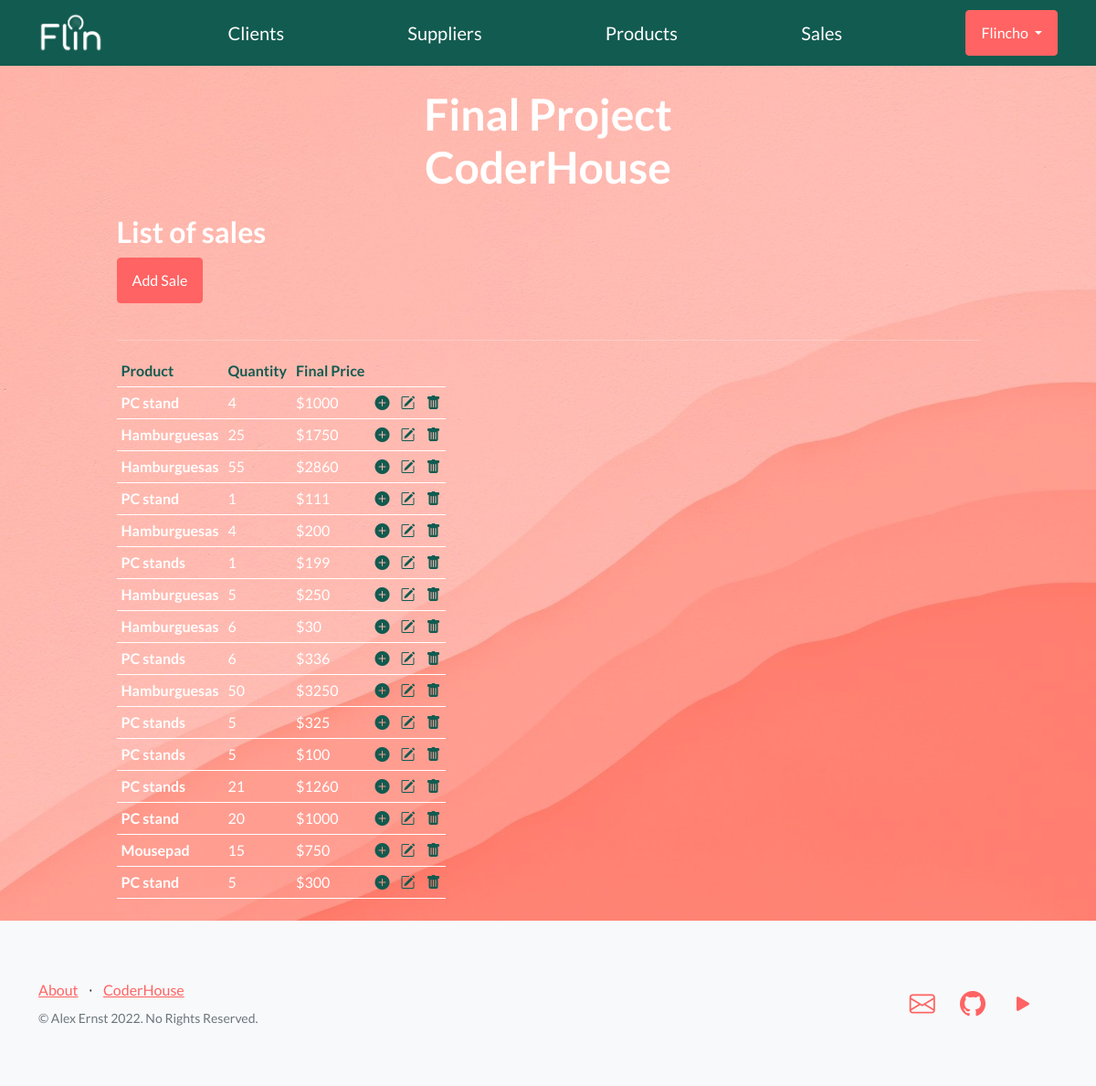
The app's page /sales/ (signed in) with its own data.
### sales/models.py (models this page shows)
class Sale(models.Model):
    client = models.CharField(max_length=40, default=' ')
    product = models.CharField(max_length=40, default=' ')
    unit_price = models.IntegerField(default=0)
    quantity = models.IntegerField(default=0)
    final_price = models.IntegerField(default=0)
    date = models.DateField(default="2000-01-01")
    seller = models.CharField(max_length=40, default=' ', null=True, blank=True)

### sales/views.py (the view)
# urls.py: path('', views.SaleListView.as_view(), name='sale-list'),
class SaleListView(ListView):
    model = Sale
    template_name = "sales/sale_list.html"

### sales/templates/sales/sale_list.html (shortened to what this page needs)
{% extends "main/index.html" %}
{% load static %}
{% block content %}
<h2>List of sales</h2>
{% if user.is_authenticated %}
<a class="btn btn-primary" href="{% url 'sales:sale-add' %}">Add Sale</a>
{% endif %}
<br><br>
<hr>
{% if sale_list %}
    <table>
            <tr style="border-bottom: 1px solid #fff">
            <th style="padding: 5px; color: #125B50">Product</th>
            <th style="padding: 5px; color: #125B50">Quantity</th>
            <th style="padding: 5px; color: #125B50" >Final Price</th>
            </tr>
        {% for sale in sale_list %}
        <tr style="border-bottom: 1px solid #fff">
           <td style="padding: 5px"><b>{{sale.product}}</b></td><td style="padding: 5px">{{sale.quantity}}</td><td style="padding: 5px">${{sale.final_price}}</td>
           <td><a href="{% url 'sales:sale-detail' sale.id %}" style="padding: 5px">
                <i class="bi-plus-circle-fill" style="color: #125B50"> </i>
            </a></td>
            {% if user.is_authenticated %}
            <td><a href="{% url 'sales:sale-update' sale.id %}" style="padding: 5px">
                <i class="bi-pencil-square" style="color: #125B50"> </i>
            </a></td>
            <td><a href="{% url 'sales:sale-delete' sale.id %}" style="padding: 5px">
                <i class="bi-trash-fill" style="color: #125B50"> </i>
            </a></td>
            {% endif %}
        </tr>
    {% endfor %}
    </table>
{% else %}
<h4><p style="color: #125B50">No sales yet</p></h4>
{% endif %}
{% endblock %}

### main/templates/main/index.html (shortened to what this page needs)
<!DOCTYPE html>
<html lang="en">
    <head>
        {% load static %}
        <link href="https://cdn.jsdelivr.net/npm/bootstrap-icons@1.5.0/font/bootstrap-icons.css" rel="stylesheet" type="text/css" />
        <link href="{% static 'main/css/styles.css' %}" rel="stylesheet" />
    </head>
    <body>
        <nav class="navbar navbar-light static-top" style="background-color: #125B50;">
            <div class="container">
                <a class="navbar-brand" href="{% url 'home' %}"><img style="height: 2.3em" src="{% static 'main/assets/Flin_isologo_blanco.png' %}" alt="Home"></a>
                <a class="navbar-brand" href="{% url 'clients:client-list' %}">Clients</a>
                <a class="navbar-brand" href="{% url 'suppliers:supplier-list' %}">Suppliers</a>
                <a class="navbar-brand" href="{% url 'products:product-list' %}">Products</a>
                <a class="navbar-brand" href="{% url 'sales:sale-list' %}">Sales</a>
                {% if user.is_authenticated %}
                <div class="dropdown">
                  <button class="btn btn-primary dropdown-toggle" type="button" id="dropdownMenuButton" data-bs-toggle="dropdown" aria-haspopup="true" aria-expanded="false">
                      {% if url %}
                      <img src="{{url}}" height=30em style="border-radius:0.3em">
                      {% else %}
                      {{ user.username }}
                      {% endif %}
                  </button>
                </div>
                {% else %}
                <a  class="btn btn-primary" href="{% url 'accounts:user-login' %}">Log in</a>
                {% endif %}
            </div>
        </nav>
        <header class="masthead">
            <div class="container position-relative">
                <div class="row justify-content-center">
                    <div class="col-xl-6">
                        <div class="text-center text-white">
                            <h1 class="mb-5">Final Project<br>CoderHouse</h1>
                            <div class="text-lg-start text-white">
                                {% block content %}
                                {% endblock %}
                            </div>
                        </div>
                    </div>
                </div>
            </div>
        </header>
        <footer class="footer bg-light">
            <div class="container">
                <div class="row">
                    <div class="col-lg-6 h-100 text-center text-lg-start my-auto">
                        <ul class="list-inline mb-2">
                            <li class="list-inline-item"><a href="/about">About</a></li>
                            <li class="list-inline-item">⋅</li>
                            <li class="list-inline-item"><a href="https://www.coderhouse.com" target="_blank">CoderHouse</a></li>
                        </ul>
                        <p class="text-muted small mb-4 mb-lg-0">&copy; Alex Ernst 2022. No Rights Reserved.</p>
                    </div>
                    <div class="col-lg-6 h-100 text-center text-lg-end my-auto">
                        <ul class="list-inline mb-0">
                            <li class="list-inline-item me-4">
                                <a href="mailto:alex24oct@gmail.com?subject=Webpage contact" target="_blank"><i class="bi-envelope fs-3"></i></a>
                            </li>
                            <li class="list-inline-item me-4">
                                <a href="https://github.com/Flincho/Proyecto-Final" target="_blank"><i class="bi-github fs-3"></i></a>
                            </li>
                            <li class="list-inline-item me-4">
                                <a href="https://www.youtube.com/watch?v=a3Z7zEc7AXQ&t" target="_blank"><i class="bi-play-fill fs-3"></i></a>
                            </li>
                        </ul>
                    </div>
                </div>
            </div>
        </footer>
    </body>
</html>

### records on screen
Sale: product "PC stand", quantity "4", final_price "1000"
Sale: product "Hamburguesas", quantity "25", final_price "1750"
Sale: product "Hamburguesas", quantity "55", final_price "2860"
Sale: product "PC stand", quantity "1", final_price "111"
Sale: product "Hamburguesas", quantity "4", final_price "200"
Sale: product "PC stands", quantity "1", final_price "199"
Sale: product "Hamburguesas", quantity "5", final_price "250"
Sale: product "Hamburguesas", quantity "6", final_price "30"
Sale: product "PC stands", quantity "6", final_price "336"
Sale: product "Hamburguesas", quantity "50", final_price "3250"
Sale: product "PC stands", quantity "5", final_price "325"
Sale: product "PC stands", quantity "5", final_price "100"
Sale: product "PC stands", quantity "21", final_price "1260"
Sale: product "PC stand", quantity "20", final_price "1000"
Sale: product "Mousepad", quantity "15", final_price "750"
Sale: product "PC stand", quantity "5", final_price "300"

### other values on screen
{{ user.username }} "Flincho"
